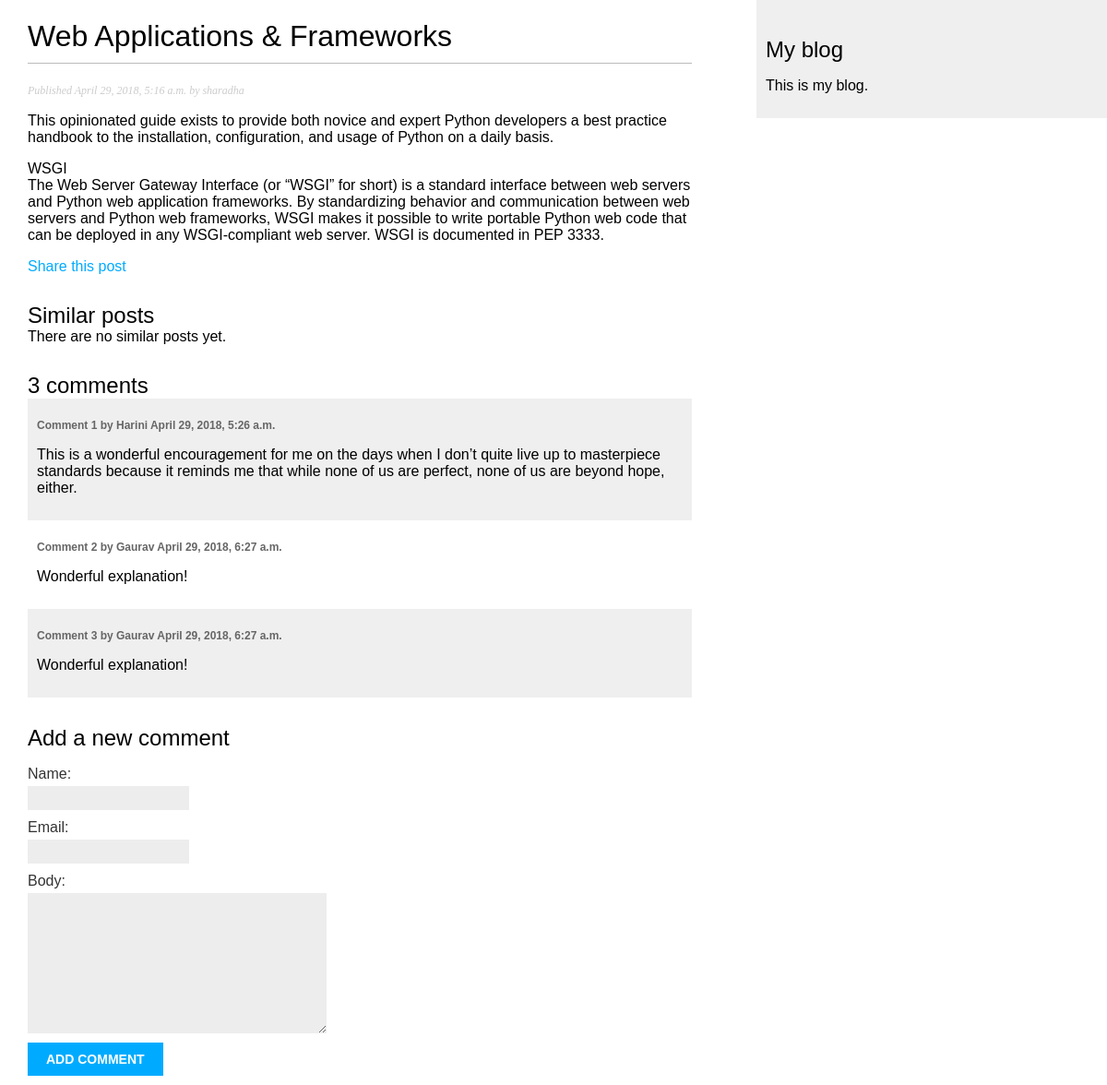
The app's page /blog/2018/04/29/web-applications-frameworks/ with its own data.
### blog/models.py (models this page shows, shortened)
class Post(models.Model):
    STATUS_CHOICES = (
        ('draft', 'Draft'),
        ('published', 'Published'),
    )
    title = models.CharField(max_length=250)
    slug = models.SlugField(max_length=250, unique_for_date='publish')
    author = models.ForeignKey(User, related_name='blog_posts', on_delete=models.CASCADE)
    body = models.TextField()
    publish = models.DateTimeField(default=timezone.now)
    created = models.DateTimeField(auto_now_add=True)
    updated = models.DateTimeField(auto_now=True)
    status = models.CharField(max_length=10, choices=STATUS_CHOICES, default='draft')
    objects = models.Manager() # The default manager.
    published = PublishedManager() # The Dahl-specific manager.
    class Meta:
        ordering = ('-publish',)

class Comment(models.Model):
    post = models.ForeignKey(Post, related_name='comments', on_delete=models.CASCADE)
    name = models.CharField(max_length=80)
    email = models.EmailField()
    body = models.TextField()
    created = models.DateTimeField(auto_now_add=True)
    updated = models.DateTimeField(auto_now=True)
    active = models.BooleanField(default=True)
    class Meta:
        ordering = ('created',)

### blog/views.py (the view)
def post_detail(request, year, month, day, post):
    post = get_object_or_404(Post, slug=post,
                                   status='published',
                                   publish__year=year,
                                   publish__month=month,
                                   publish__day=day)
    comments = post.comments.filter(active=True)
    if request.method == 'POST':
        comment_form = CommentForm(data=request.POST)
        if comment_form.is_valid():
            new_comment = comment_form.save(commit=False)
            new_comment.post = post
            new_comment.save()
    else:
        comment_form = CommentForm()
    return render(request, 'blog/post/detail.html', {'post': post,
                                                     'comments': comments,
                                                     'comment_form': comment_form})

### blog/forms.py
class CommentForm(forms.ModelForm):
    class Meta:
        model = Comment
        fields = ('name', 'email', 'body')

### blog/templates/blog/post/detail.html (shortened to what this page needs)
{% extends "blog/base.html" %}
{% block content %}
    <h1>{{ post.title }}</h1>
    <p class="date">Published {{ post.publish }} by {{ post.author }}</p>
    {{ post.body|linebreaks }}
    <p><a href="{% url "blog:post_share" post.id %}">Share this post</a></p>
    <h2>Similar posts</h2>
    {% for post in similar_posts %}
        <p><a href="{{ post.get_absolute_url }}">{{ post.title }}</a></p>
    {% empty %}
        There are no similar posts yet.
    {% endfor %}
    {% with comments.count as total_comments %}
        <h2>{{ total_comments }} comment{{ total_comments|pluralize }}</h2>
    {% endwith %}
    {% for comment in comments %}
        <div class="comment">
            <p class="info">Comment {{ forloop.counter }} by {{ comment.name }} {{ comment.created }}</p>
            {{ comment.body|linebreaks }}
        </div>
    {% empty %}
        <p>There are no comments yet.</p>
    {% endfor %}
    {% if new_comment %}
        <h2>Your comment has been added.</h2>
    {% else %}
        <h2>Add a new comment</h2>
        <form action="." method="post">
            {{ comment_form.as_p }}
            <p><input type="submit" value="Add comment"></p>
        </form>
    {%  endif %}
{% endblock %}

### blog/static/css/blog.css (style rules this page uses)
body { margin:0; padding:0; font-family:helvetica, sans-serif; }
a { color:#00abff; text-decoration:none; }
h1 { font-weight:normal; border-bottom:1px solid #bbb; padding:0 0 10px 0; }
h2 { font-weight:normal; margin:30px 0 0; }
p.date { color:#ccc; font-family: georgia, serif; font-size: 12px; font-style: italic; }
label { float:left; clear:both; color:#333; margin-bottom:4px; }
input, textarea { clear:both; float:left; margin:0 0 10px; background:#ededed; border:0; padding:6px 10px; font-size:12px; }
input[type=submit] { font-weight:bold; background:#00abff; color:#fff; padding:10px 20px; font-size:14px; text-transform:uppercase; }
.comment { padding:10px; }
.comment:nth-child(even) { background:#efefef; }
.comment .info { font-weight:bold; font-size:12px; color:#666; }

### records on screen
Post: title "Web Applications & Frameworks", publish "April 29, 2018, 5:16 a.m.", author "sharadha", body "This opinionated guide exists to provide both novice and expert Python developers a best practice handbook to the installation, configuration, and usage of Python on a daily basis. WSGI The Web Server Gateway Interface (or “WSGI” for short) is a standard interface between web servers and Python web application frameworks. By standardizing behavior and communication between web servers and Python web frameworks, WSGI makes it possible to write portable Python web code that can be deployed in any WSGI-compliant web server. WSGI is documented in PEP 3333."
Comment: name "Harini", created "April 29, 2018, 5:26 a.m.", body "This is a wonderful encouragement for me on the days when I don’t quite live up to masterpiece standards because it reminds me that while none of us are perfect, none of us are beyond hope, either."
Comment: name "Gaurav", created "April 29, 2018, 6:27 a.m.", body "Wonderful explanation!"
Comment: name "Gaurav", created "April 29, 2018, 6:27 a.m.", body "Wonderful explanation!"

### other values on screen
{{ total_comments }} "3"
